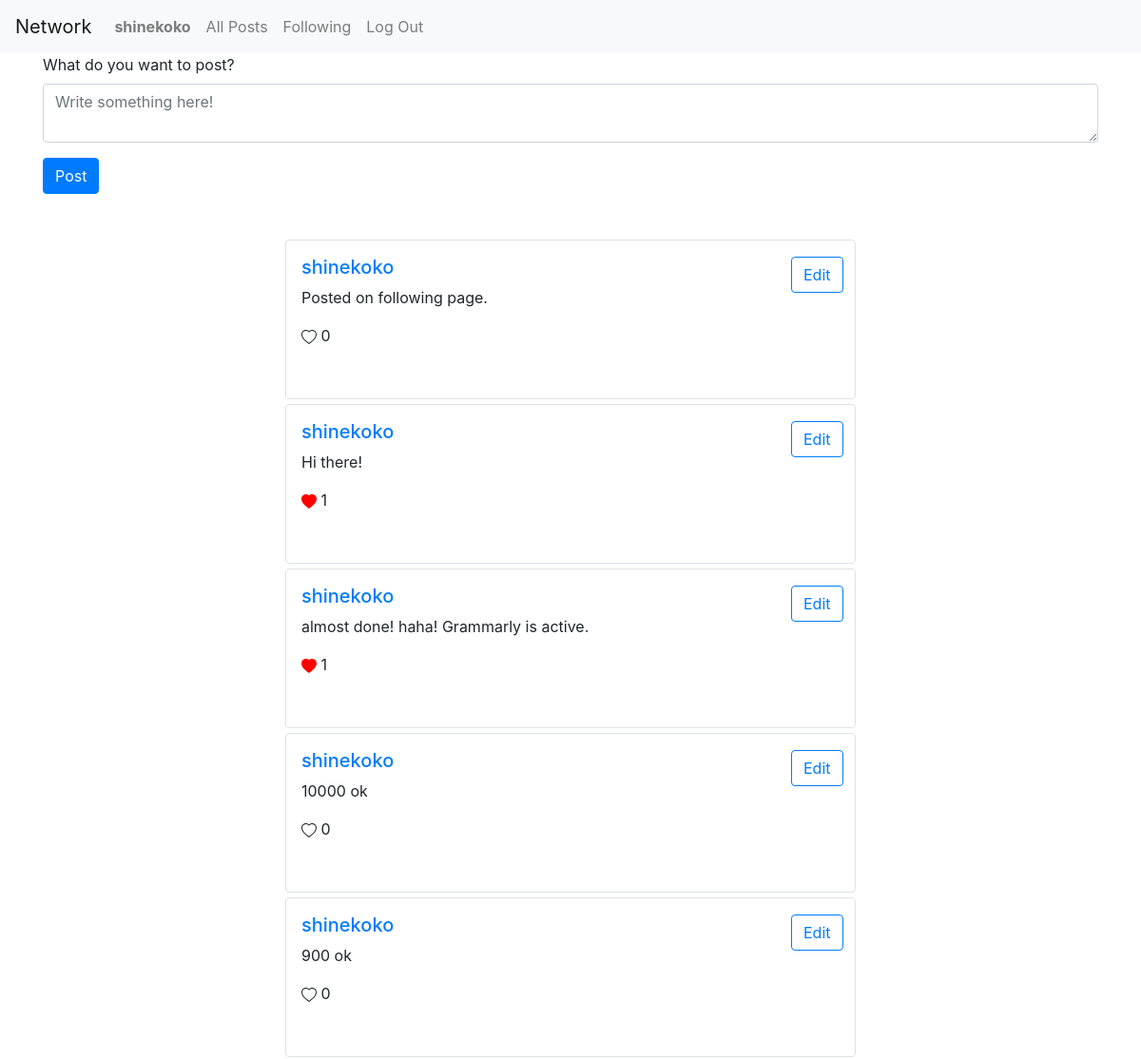
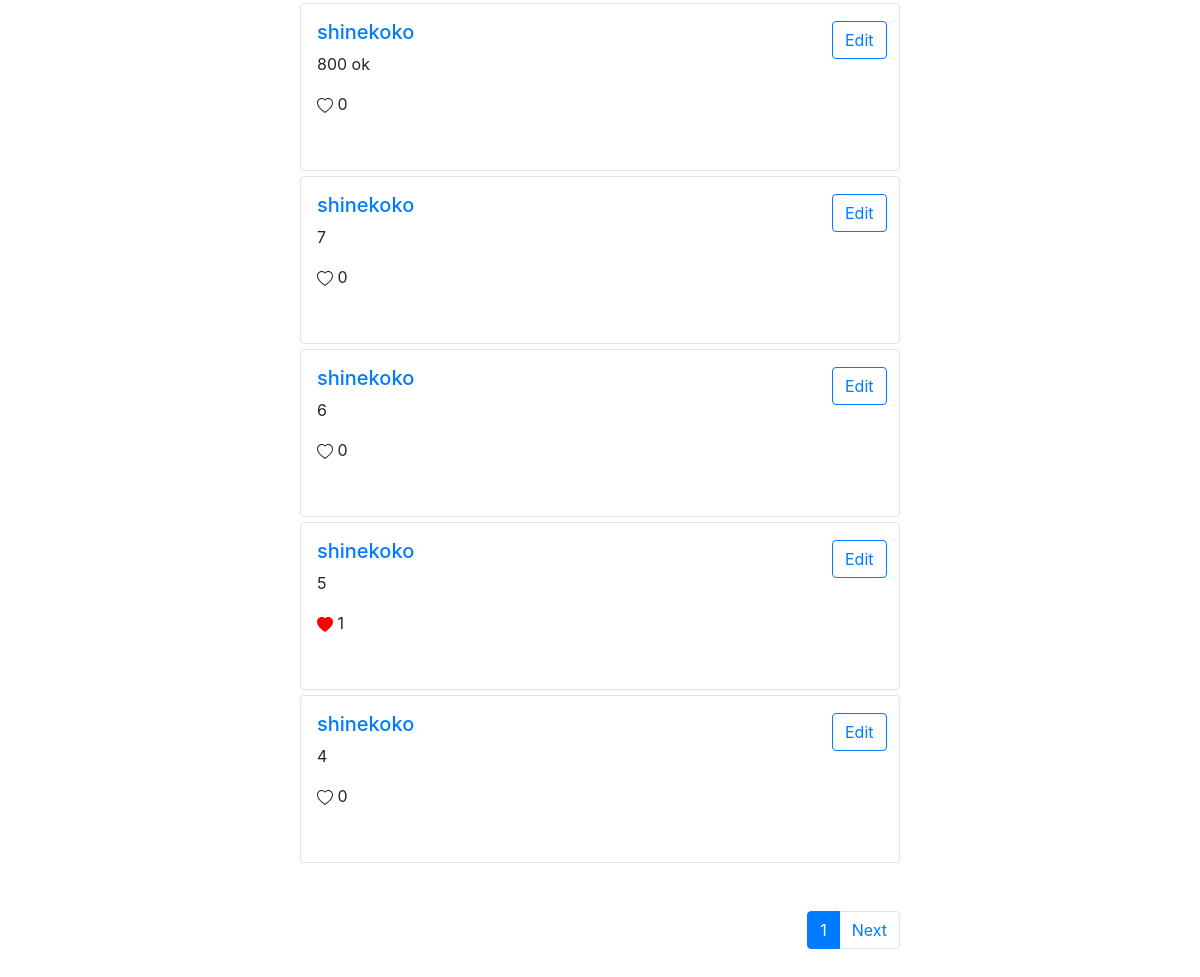
Page / (signed in) on the committed database (2 pictures, top to bottom).
### network/models.py (models this page shows, shortened)
class User(AbstractUser):
    pass

class Post(models.Model):
    post_user = models.ForeignKey(settings.AUTH_USER_MODEL,
                                  on_delete=models.CASCADE,
                                  related_name='user_posts')
    date_posted = models.DateTimeField(null=False, auto_now_add=True)
    content = models.TextField(null=False, blank=False)
    @property
    def liked(self):
        return [like.liked_user for like in self.liked_users.all()]

class Like(models.Model):
    liked_user = models.ForeignKey(settings.AUTH_USER_MODEL,
                                   on_delete=models.CASCADE,
                                   related_name='liked_posts')
    liked_post = models.ForeignKey(Post,
                                   on_delete=models.CASCADE,
                                   related_name='liked_users')

### network/views.py (the view)
# urls.py: path("", views.index, name="index"),
def index(request):
    posts = Post.objects.order_by('date_posted').reverse()
    p = Paginator(posts, 10)
    page_number = request.GET.get('page')
    page_obj = p.get_page(page_number)
    return render(request, "network/index.html", {
        'page_obj' : page_obj,
        'following': False
    })

### network/templates/network/index.html (shortened to what this page needs)
{% extends "network/layout.html" %}
{% load static %}
{% block body %}
{% if user.is_authenticated and not following %}
    <div class="container">
        <form id="post-form">
            <div class="form-group">
                <label for="post-content">What do you want to post?</label>
                <textarea class="form-control" name="post-content" id="post-content" placeholder="Write something here!"></textarea>
            </div>
            <div class="form-group">
                <input class="btn btn-primary" type="submit" value="Post">
            </div>
        </form>
    </div>
{% endif %}
    <section id="main_page">
        {% for post in page_obj.object_list %}
        <div class="container border rounded post">
            <div class="username"><h5><a href="{% url 'profile' post.post_user.id %}">{{ post.post_user.username }}</a></h5></div>
            <div class="content" id="post-{{ post.id }}"><p id="content-{{ post.id }}">{{ post.content }}</p></div>
            <div class="like">
            {% if user not in post.liked %}
              <svg id="like-icon-{{ post.id }}" onclick="like_post({{ post.id }})" width="1em" height="1em" viewBox="0 0 16 16" class="bi bi-heart" fill="currentColor" xmlns="http://www.w3.org/2000/svg">
                <path fill-rule="evenodd" d="M8 2.748l-.717-.737C5.6.281 2.514.878 1.4 3.053c-.523 1.023-.641 2.5.314 4.385.92 1.815 2.834
                3.989 6.286 6.357 3.452-2.368 5.365-4.542 6.286-6.357.955-1.886.838-3.362.314-4.385C13.486.878 10.4.28 8.717 2.01L8 2.748zM8
                15C-7.333 4.868 3.279-3.04 7.824 1.143c.06.055.119.112.176.171a3.12 3.12 0 0 1 .176-.17C12.72-3.042 23.333 4.867 8 15z"/>
              </svg>
              <span id="post-{{ post.id }}-like" class="like-count">{{ post.liked_users.all|length }}</span>
            {% else %}
            <svg id="like-icon-{{ post.id }}" onclick="like_post({{ post.id }})" width="1em" height="1em" viewBox="0 0 16 16" class="bi bi-heart-fill" fill="#ff0000" xmlns="http://www.w3.org/2000/svg">
              <path fill-rule="evenodd" d="M8 1.314C12.438-3.248 23.534 4.735 8 15-7.534 4.736 3.562-3.248 8 1.314z"/>
            </svg>
            <span id="post-{{ post.id }}-like" class="like-count">{{ post.liked_users.all|length }}</span>
            {% endif %}
            </div>
            {% if user == post.post_user %}
              <button class="edit-button btn btn-outline-primary" id="edit-post-{{ post.id }}" onclick="edit_post({{ post.id }})">Edit</button>
            {% endif %}
        </div>
        {% endfor %}
    </section>
    <div class="paginator text-right container">
      <nav aria-label="paginator">
        <ul class="pagination">
          <li class="page-item active" aria-current="page">
            <a class="page-link" href="#">{{ page_obj.number }}<span class="sr-only">(current)</span></a>
          </li>
        {% if page_obj.has_next %}
          <li class="page-item">
            <a class="page-link" href="?page={{ page_obj.next_page_number }}">Next</a>
          </li>
        {% endif %}
        </ul>
      </nav>
    </div>
{% endblock %}

### network/templates/network/layout.html (shortened to what this page needs)
{% load static %}
<!DOCTYPE html>
<html lang="en">
    <head>
        <link rel="stylesheet" href="https://stackpath.bootstrapcdn.com/bootstrap/4.4.1/css/bootstrap.min.css">
        <link href="{% static 'network/styles.css' %}" rel="stylesheet">
    </head>
    <body>
        <nav class="navbar navbar-expand-lg navbar-light bg-light">
            <a class="navbar-brand" href="#">Network</a>
            <div>
              <ul class="navbar-nav mr-auto">
                {% if user.is_authenticated %}
                    <li class="nav-item">
                        <a id="profile" class="nav-link" href="{% url 'profile' user.id %}"><strong>{{ user.username }}</strong></a>
                    </li>
                {% endif %}
                <li class="nav-item">
                  <a class="nav-link" href="{% url 'index' %}">All Posts</a>
                </li>
                {% if user.is_authenticated %}
                    <li class="nav-item">
                        <a id="following" class="nav-link" href="{% url 'following' %}">Following</a>
                    </li>
                    <li class="nav-item">
                        <a class="nav-link" href="{% url 'logout' %}">Log Out</a>
                    </li>
                {% endif %}
              </ul>
            </div>
          </nav>
        <div class="body">
            {% block body %}
            {% endblock %}
        </div>
    </body>
</html>

### network/static/network/styles.css (style rules this page uses)
.bi-heart,.bi-heart-fill { cursor: pointer; }
#main_page { display: grid; row-gap: 5px; padding: 2em 0em; }
.post { padding: 1em; width: 50%; }
.edit-button { position: relative; left: 515px; bottom: 95px; }
.paginator > nav { display: inline-block; }
.paginator { padding: 1em 0em; width: 50%; }

### rows in the picture
User: username "shinekoko"
Post: post_user.username "shinekoko", content "Posted on following page.", liked_users.all|length "0"
Post: post_user.username "shinekoko", content "Hi there!", liked_users.all|length "1"
Post: post_user.username "shinekoko", content "almost done! haha! Grammarly is active.", liked_users.all|length "1"
Post: post_user.username "shinekoko", content "10000 ok", liked_users.all|length "0"
Post: post_user.username "shinekoko", content "900 ok", liked_users.all|length "0"
Post: post_user.username "shinekoko", content "800 ok", liked_users.all|length "0"
Post: post_user.username "shinekoko", content "7", liked_users.all|length "0"
Post: post_user.username "shinekoko", content "6", liked_users.all|length "0"
Post: post_user.username "shinekoko", content "5", liked_users.all|length "1"
Post: post_user.username "shinekoko", content "4", liked_users.all|length "0"

### other values in the picture
{{ page_obj.number }} "1"
